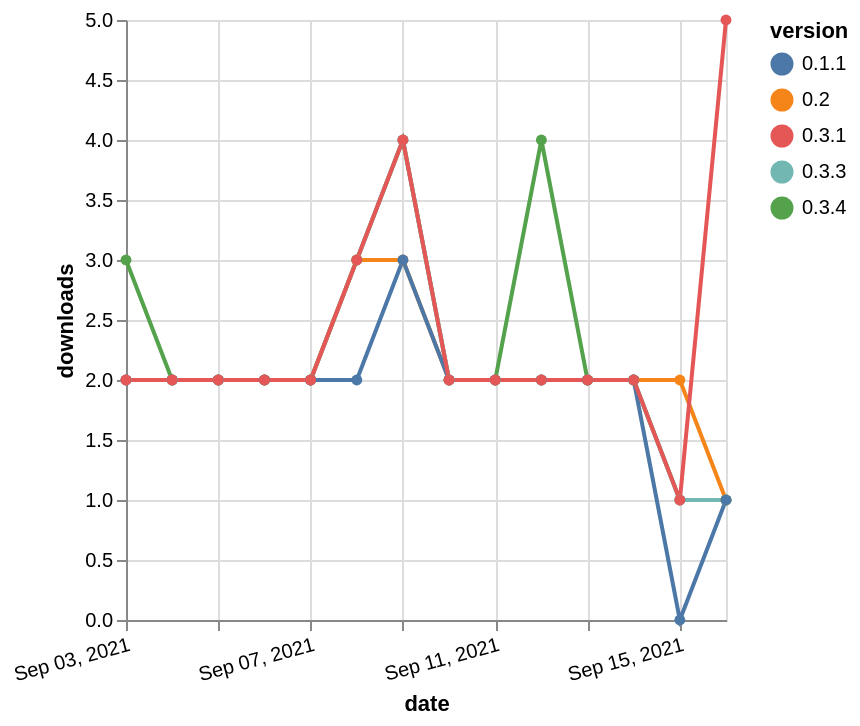

This figure's Vega-Lite source:
### Vega-Lite specification from a JSON file in a GitHub repository (floating-point values rounded to 4 significant figures)
{"$schema": "https://vega.github.io/schema/vega-lite/v5.json", "description": "A simple bar chart with embedded data.", "data": {"values": [{"date": "2021-09-03", "total": 435, "delta": 3, "version": "0.3.4"}, {"date": "2021-09-04", "total": 437, "delta": 2, "version": "0.3.4"}, {"date": "2021-09-05", "total": 439, "delta": 2, "version": "0.3.4"}, {"date": "2021-09-06", "total": 441, "delta": 2, "version": "0.3.4"}, {"date": "2021-09-07", "total": 443, "delta": 2, "version": "0.3.4"}, {"date": "2021-09-08", "total": 446, "delta": 3, "version": "0.3.4"}, {"date": "2021-09-09", "total": 450, "delta": 4, "version": "0.3.4"}, {"date": "2021-09-10", "total": 452, "delta": 2, "version": "0.3.4"}, {"date": "2021-09-11", "total": 454, "delta": 2, "version": "0.3.4"}, {"date": "2021-09-12", "total": 458, "delta": 4, "version": "0.3.4"}, {"date": "2021-09-13", "total": 460, "delta": 2, "version": "0.3.4"}, {"date": "2021-09-14", "total": 462, "delta": 2, "version": "0.3.4"}, {"date": "2021-09-15", "total": 463, "delta": 1, "version": "0.3.4"}, {"date": "2021-09-16", "total": 464, "delta": 1, "version": "0.3.4"}, {"date": "2021-09-03", "total": 2400, "delta": 2, "version": "0.2"}, {"date": "2021-09-04", "total": 2402, "delta": 2, "version": "0.2"}, {"date": "2021-09-05", "total": 2404, "delta": 2, "version": "0.2"}, {"date": "2021-09-06", "total": 2406, "delta": 2, "version": "0.2"}, {"date": "2021-09-07", "total": 2408, "delta": 2, "version": "0.2"}, {"date": "2021-09-08", "total": 2411, "delta": 3, "version": "0.2"}, {"date": "2021-09-09", "total": 2414, "delta": 3, "version": "0.2"}, {"date": "2021-09-10", "total": 2416, "delta": 2, "version": "0.2"}, {"date": "2021-09-11", "total": 2418, "delta": 2, "version": "0.2"}, {"date": "2021-09-12", "total": 2420, "delta": 2, "version": "0.2"}, {"date": "2021-09-13", "total": 2422, "delta": 2, "version": "0.2"}, {"date": "2021-09-14", "total": 2424, "delta": 2, "version": "0.2"}, {"date": "2021-09-15", "total": 2426, "delta": 2, "version": "0.2"}, {"date": "2021-09-16", "total": 2427, "delta": 1, "version": "0.2"}, {"date": "2021-09-03", "total": 1673, "delta": 2, "version": "0.3.3"}, {"date": "2021-09-04", "total": 1675, "delta": 2, "version": "0.3.3"}, {"date": "2021-09-05", "total": 1677, "delta": 2, "version": "0.3.3"}, {"date": "2021-09-06", "total": 1679, "delta": 2, "version": "0.3.3"}, {"date": "2021-09-07", "total": 1681, "delta": 2, "version": "0.3.3"}, {"date": "2021-09-08", "total": 1684, "delta": 3, "version": "0.3.3"}, {"date": "2021-09-09", "total": 1688, "delta": 4, "version": "0.3.3"}, {"date": "2021-09-10", "total": 1690, "delta": 2, "version": "0.3.3"}, {"date": "2021-09-11", "total": 1692, "delta": 2, "version": "0.3.3"}, {"date": "2021-09-12", "total": 1694, "delta": 2, "version": "0.3.3"}, {"date": "2021-09-13", "total": 1696, "delta": 2, "version": "0.3.3"}, {"date": "2021-09-14", "total": 1698, "delta": 2, "version": "0.3.3"}, {"date": "2021-09-15", "total": 1699, "delta": 1, "version": "0.3.3"}, {"date": "2021-09-16", "total": 1700, "delta": 1, "version": "0.3.3"}, {"date": "2021-09-03", "total": 2343, "delta": 2, "version": "0.1.1"}, {"date": "2021-09-04", "total": 2345, "delta": 2, "version": "0.1.1"}, {"date": "2021-09-05", "total": 2347, "delta": 2, "version": "0.1.1"}, {"date": "2021-09-06", "total": 2349, "delta": 2, "version": "0.1.1"}, {"date": "2021-09-07", "total": 2351, "delta": 2, "version": "0.1.1"}, {"date": "2021-09-08", "total": 2353, "delta": 2, "version": "0.1.1"}, {"date": "2021-09-09", "total": 2356, "delta": 3, "version": "0.1.1"}, {"date": "2021-09-10", "total": 2358, "delta": 2, "version": "0.1.1"}, {"date": "2021-09-11", "total": 2360, "delta": 2, "version": "0.1.1"}, {"date": "2021-09-12", "total": 2362, "delta": 2, "version": "0.1.1"}, {"date": "2021-09-13", "total": 2364, "delta": 2, "version": "0.1.1"}, {"date": "2021-09-14", "total": 2366, "delta": 2, "version": "0.1.1"}, {"date": "2021-09-15", "total": 2366, "delta": 0, "version": "0.1.1"}, {"date": "2021-09-16", "total": 2367, "delta": 1, "version": "0.1.1"}, {"date": "2021-09-03", "total": 2607, "delta": 2, "version": "0.3.1"}, {"date": "2021-09-04", "total": 2609, "delta": 2, "version": "0.3.1"}, {"date": "2021-09-05", "total": 2611, "delta": 2, "version": "0.3.1"}, {"date": "2021-09-06", "total": 2613, "delta": 2, "version": "0.3.1"}, {"date": "2021-09-07", "total": 2615, "delta": 2, "version": "0.3.1"}, {"date": "2021-09-08", "total": 2618, "delta": 3, "version": "0.3.1"}, {"date": "2021-09-09", "total": 2622, "delta": 4, "version": "0.3.1"}, {"date": "2021-09-10", "total": 2624, "delta": 2, "version": "0.3.1"}, {"date": "2021-09-11", "total": 2626, "delta": 2, "version": "0.3.1"}, {"date": "2021-09-12", "total": 2628, "delta": 2, "version": "0.3.1"}, {"date": "2021-09-13", "total": 2630, "delta": 2, "version": "0.3.1"}, {"date": "2021-09-14", "total": 2632, "delta": 2, "version": "0.3.1"}, {"date": "2021-09-15", "total": 2633, "delta": 1, "version": "0.3.1"}, {"date": "2021-09-16", "total": 2638, "delta": 5, "version": "0.3.1"}]}, "width": "container", "mark": {"type": "line", "point": {"filled": true}}, "encoding": {"x": {"field": "date", "type": "temporal", "timeUnit": "yearmonthdate", "title": "date", "axis": {"labelAngle": -15}}, "y": {"field": "delta", "type": "quantitative", "title": "downloads"}, "color": {"field": "version", "type": "nominal"}, "tooltip": {"field": "delta"}}}
